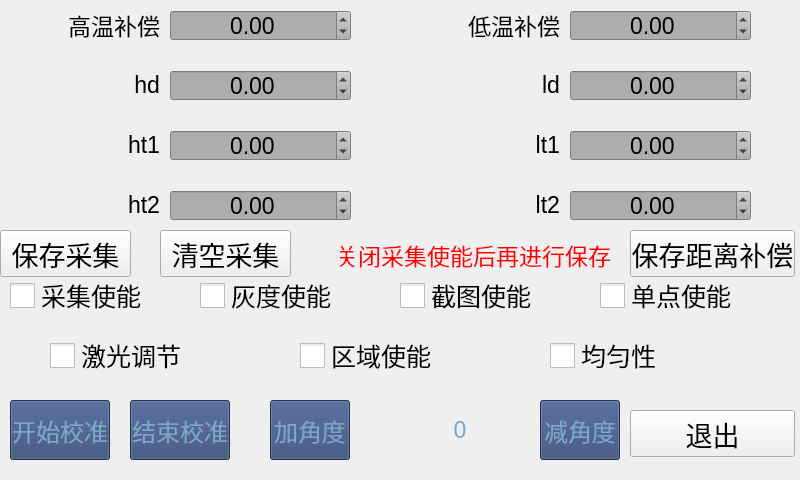
<?xml version="1.0" encoding="UTF-8"?>
<ui version="4.0">
 <class>HpHideMenu</class>
 <widget class="QWidget" name="HpHideMenu">
  <property name="geometry">
   <rect>
    <x>0</x>
    <y>0</y>
    <width>800</width>
    <height>480</height>
   </rect>
  </property>
  <property name="font">
   <font>
    <pointsize>15</pointsize>
   </font>
  </property>
  <property name="windowTitle">
   <string>Form</string>
  </property>
  <widget class="QCheckBox" name="checkBox_cap">
   <property name="geometry">
    <rect>
     <x>10</x>
     <y>270</y>
     <width>185</width>
     <height>50</height>
    </rect>
   </property>
   <property name="font">
    <font>
     <family>微软雅黑</family>
     <pointsize>19</pointsize>
    </font>
   </property>
   <property name="styleSheet">
    <string notr="true">/*
image: url(:/res/res/hidemenu_enabled.png);
QCheckBox
{
    font-family:Consolas;
    height:40px;
 /*   font-size:20px; */
/*    border-radius:10px;
}
*/
QCheckBox::indicator
{
    width:25px;
    height:25px;
}

QCheckBox::indicator:unchecked
{
    image:url(:/res/res/hidemenu_unabled.png);
}
QCheckBox::indicator:checked
{
    image:url(:/res/res/hidemenu_enabled.png);
}
</string>
   </property>
   <property name="text">
    <string>采集使能</string>
   </property>
   <property name="checkable">
    <bool>true</bool>
   </property>
  </widget>
  <widget class="QCheckBox" name="checkBox_gray">
   <property name="geometry">
    <rect>
     <x>200</x>
     <y>270</y>
     <width>185</width>
     <height>50</height>
    </rect>
   </property>
   <property name="font">
    <font>
     <family>微软雅黑</family>
     <pointsize>19</pointsize>
    </font>
   </property>
   <property name="styleSheet">
    <string notr="true">/*
image: url(:/res/res/hidemenu_enabled.png);
QCheckBox
{
    font-family:Consolas;
    height:40px;
 /*   font-size:20px; */
/*    border-radius:10px;
}
*/
QCheckBox::indicator
{
    width:25px;
    height:25px;
}

QCheckBox::indicator:unchecked
{
    image:url(:/res/res/hidemenu_unabled.png);
}
QCheckBox::indicator:checked
{
    image:url(:/res/res/hidemenu_enabled.png);
}
</string>
   </property>
   <property name="text">
    <string>灰度使能</string>
   </property>
  </widget>
  <widget class="QPushButton" name="cancel">
   <property name="geometry">
    <rect>
     <x>630</x>
     <y>410</y>
     <width>165</width>
     <height>47</height>
    </rect>
   </property>
   <property name="font">
    <font>
     <pointsize>20</pointsize>
    </font>
   </property>
   <property name="text">
    <string>退出</string>
   </property>
  </widget>
  <widget class="QCheckBox" name="checkBox_printscreen">
   <property name="geometry">
    <rect>
     <x>400</x>
     <y>270</y>
     <width>185</width>
     <height>50</height>
    </rect>
   </property>
   <property name="font">
    <font>
     <family>微软雅黑</family>
     <pointsize>19</pointsize>
    </font>
   </property>
   <property name="styleSheet">
    <string notr="true">/*
image: url(:/res/res/hidemenu_enabled.png);
QCheckBox
{
    font-family:Consolas;
    height:40px;
 /*   font-size:20px; */
/*    border-radius:10px;
}
*/
QCheckBox::indicator
{
    width:25px;
    height:25px;
}

QCheckBox::indicator:unchecked
{
    image:url(:/res/res/hidemenu_unabled.png);
}
QCheckBox::indicator:checked
{
    image:url(:/res/res/hidemenu_enabled.png);
}
</string>
   </property>
   <property name="text">
    <string>截图使能</string>
   </property>
  </widget>
  <widget class="QCheckBox" name="checkBox_point">
   <property name="geometry">
    <rect>
     <x>600</x>
     <y>270</y>
     <width>185</width>
     <height>50</height>
    </rect>
   </property>
   <property name="font">
    <font>
     <family>微软雅黑</family>
     <pointsize>19</pointsize>
    </font>
   </property>
   <property name="styleSheet">
    <string notr="true">/*
image: url(:/res/res/hidemenu_enabled.png);
QCheckBox
{
    font-family:Consolas;
    height:40px;
 /*   font-size:20px; */
/*    border-radius:10px;
}
*/
QCheckBox::indicator
{
    width:25px;
    height:25px;
}

QCheckBox::indicator:unchecked
{
    image:url(:/res/res/hidemenu_unabled.png);
}
QCheckBox::indicator:checked
{
    image:url(:/res/res/hidemenu_enabled.png);
}
</string>
   </property>
   <property name="text">
    <string>单点使能</string>
   </property>
  </widget>
  <widget class="QCheckBox" name="checkBox_rect">
   <property name="geometry">
    <rect>
     <x>300</x>
     <y>330</y>
     <width>185</width>
     <height>50</height>
    </rect>
   </property>
   <property name="font">
    <font>
     <family>微软雅黑</family>
     <pointsize>19</pointsize>
    </font>
   </property>
   <property name="styleSheet">
    <string notr="true">/*
image: url(:/res/res/hidemenu_enabled.png);
QCheckBox
{
    font-family:Consolas;
    height:40px;
 /*   font-size:20px; */
/*    border-radius:10px;
}
*/
QCheckBox::indicator
{
    width:25px;
    height:25px;
}

QCheckBox::indicator:unchecked
{
    image:url(:/res/res/hidemenu_unabled.png);
}
QCheckBox::indicator:checked
{
    image:url(:/res/res/hidemenu_enabled.png);
}
</string>
   </property>
   <property name="text">
    <string>区域使能</string>
   </property>
  </widget>
  <widget class="QLabel" name="label_para_21">
   <property name="geometry">
    <rect>
     <x>10</x>
     <y>0</y>
     <width>150</width>
     <height>50</height>
    </rect>
   </property>
   <property name="font">
    <font>
     <pointsize>17</pointsize>
    </font>
   </property>
   <property name="text">
    <string>高温补偿</string>
   </property>
   <property name="alignment">
    <set>Qt::AlignRight|Qt::AlignTrailing|Qt::AlignVCenter</set>
   </property>
  </widget>
  <widget class="QLabel" name="label_para_23">
   <property name="geometry">
    <rect>
     <x>410</x>
     <y>0</y>
     <width>150</width>
     <height>50</height>
    </rect>
   </property>
   <property name="font">
    <font>
     <pointsize>17</pointsize>
    </font>
   </property>
   <property name="text">
    <string>低温补偿</string>
   </property>
   <property name="alignment">
    <set>Qt::AlignRight|Qt::AlignTrailing|Qt::AlignVCenter</set>
   </property>
  </widget>
  <widget class="QDoubleSpinBox" name="doubleSpinBox_21">
   <property name="geometry">
    <rect>
     <x>170</x>
     <y>10</y>
     <width>181</width>
     <height>31</height>
    </rect>
   </property>
   <property name="font">
    <font>
     <pointsize>17</pointsize>
    </font>
   </property>
   <property name="styleSheet">
    <string notr="true">
QDoubleSpinBox
{
		background-color: rgb(173, 173, 173);
}

QDoubleSpinBox::up-button {
	subcontrol-origin:border;
    subcontrol-position:right;
    image: url(:/res/res/right_arrow_n.png);
    width: 28;
    height: 28;       

}
QDoubleSpinBox::down-button {
subcontrol-origin:border;
    subcontrol-position:left;
    border-image: url(:/res/res/left_arrow_n.png);
    width: 28;
    height: 28;
}
/*按钮按下样式*/
QDoubleSpinBox::up-button:pressed{
	subcontrol-origin:border;
    subcontrol-position:right;
    image: url(:/res/res/right_arrow_s.png);
    width: 28;
    height: 28;       
}
  
QDoubleSpinBox::down-button:pressed{
    subcontrol-position:left;
    image: url(:/res/res/left_arrow_s.png);
    width: 28;
    height: 28;
}

QDoubleSpinBox::down-arrow:disabled,QSpinBox::down-arrow:off 
{ 
   border-image: url(:/res/res/left_arrow_d.png);
    width: 28;
    height: 28;
}

QDoubleSpinBox::up-arrow:disabled,QSpinBox::up-arrow:off 
{ 
   border-image: url(:/res/res/right_arrow_d.png);
    width: 28;
    height: 28;
}
</string>
   </property>
   <property name="alignment">
    <set>Qt::AlignCenter</set>
   </property>
   <property name="minimum">
    <double>-10000.000000000000000</double>
   </property>
   <property name="maximum">
    <double>10000.000000000000000</double>
   </property>
   <property name="singleStep">
    <double>0.100000000000000</double>
   </property>
  </widget>
  <widget class="QDoubleSpinBox" name="doubleSpinBox_23">
   <property name="geometry">
    <rect>
     <x>570</x>
     <y>10</y>
     <width>181</width>
     <height>31</height>
    </rect>
   </property>
   <property name="font">
    <font>
     <pointsize>17</pointsize>
    </font>
   </property>
   <property name="styleSheet">
    <string notr="true">
QDoubleSpinBox
{
		background-color: rgb(173, 173, 173);
}

QDoubleSpinBox::up-button {
	subcontrol-origin:border;
    subcontrol-position:right;
    image: url(:/res/res/right_arrow_n.png);
    width: 28;
    height: 28;       

}
QDoubleSpinBox::down-button {
subcontrol-origin:border;
    subcontrol-position:left;
    border-image: url(:/res/res/left_arrow_n.png);
    width: 28;
    height: 28;
}
/*按钮按下样式*/
QDoubleSpinBox::up-button:pressed{
	subcontrol-origin:border;
    subcontrol-position:right;
    image: url(:/res/res/right_arrow_s.png);
    width: 28;
    height: 28;       
}
  
QDoubleSpinBox::down-button:pressed{
    subcontrol-position:left;
    image: url(:/res/res/left_arrow_s.png);
    width: 28;
    height: 28;
}

QDoubleSpinBox::down-arrow:disabled,QSpinBox::down-arrow:off 
{ 
   border-image: url(:/res/res/left_arrow_d.png);
    width: 28;
    height: 28;
}

QDoubleSpinBox::up-arrow:disabled,QSpinBox::up-arrow:off 
{ 
   border-image: url(:/res/res/right_arrow_d.png);
    width: 28;
    height: 28;
}
</string>
   </property>
   <property name="alignment">
    <set>Qt::AlignCenter</set>
   </property>
   <property name="minimum">
    <double>-10000.000000000000000</double>
   </property>
   <property name="maximum">
    <double>10000.000000000000000</double>
   </property>
   <property name="singleStep">
    <double>0.100000000000000</double>
   </property>
  </widget>
  <widget class="QCheckBox" name="checkBox_homogeneity">
   <property name="geometry">
    <rect>
     <x>550</x>
     <y>330</y>
     <width>141</width>
     <height>51</height>
    </rect>
   </property>
   <property name="font">
    <font>
     <family>微软雅黑</family>
     <pointsize>19</pointsize>
    </font>
   </property>
   <property name="styleSheet">
    <string notr="true">/*
image: url(:/res/res/hidemenu_enabled.png);
QCheckBox
{
    font-family:Consolas;
    height:40px;
 /*   font-size:20px; */
/*    border-radius:10px;
}
*/
QCheckBox::indicator
{
    width:25px;
    height:25px;
}

QCheckBox::indicator:unchecked
{
    image:url(:/res/res/hidemenu_unabled.png);
}
QCheckBox::indicator:checked
{
    image:url(:/res/res/hidemenu_enabled.png);
}
</string>
   </property>
   <property name="text">
    <string>均匀性</string>
   </property>
  </widget>
  <widget class="QCheckBox" name="checkBox_laser">
   <property name="geometry">
    <rect>
     <x>50</x>
     <y>330</y>
     <width>185</width>
     <height>50</height>
    </rect>
   </property>
   <property name="font">
    <font>
     <family>微软雅黑</family>
     <pointsize>19</pointsize>
    </font>
   </property>
   <property name="styleSheet">
    <string notr="true">/*
image: url(:/res/res/hidemenu_enabled.png);
QCheckBox
{
    font-family:Consolas;
    height:40px;
 /*   font-size:20px; */
/*    border-radius:10px;
}
*/
QCheckBox::indicator
{
    width:25px;
    height:25px;
}

QCheckBox::indicator:unchecked
{
    image:url(:/res/res/hidemenu_unabled.png);
}
QCheckBox::indicator:checked
{
    image:url(:/res/res/hidemenu_enabled.png);
}
</string>
   </property>
   <property name="text">
    <string>激光调节</string>
   </property>
   <property name="checkable">
    <bool>true</bool>
   </property>
  </widget>
  <widget class="QToolButton" name="toolButton">
   <property name="geometry">
    <rect>
     <x>10</x>
     <y>400</y>
     <width>100</width>
     <height>60</height>
    </rect>
   </property>
   <property name="font">
    <font>
     <pointsize>18</pointsize>
    </font>
   </property>
   <property name="styleSheet">
    <string notr="true">QToolButton {
border-image:url(:/res/res/mode_button_n.png);
	background-color: rgb(49, 69, 116);
color:#7CA6C9;
}  

QToolButton:checked{
border-image:url(:/res/res/mode_button_s.png);
}</string>
   </property>
   <property name="text">
    <string>开始校准</string>
   </property>
  </widget>
  <widget class="QToolButton" name="toolButton_2">
   <property name="geometry">
    <rect>
     <x>130</x>
     <y>400</y>
     <width>100</width>
     <height>60</height>
    </rect>
   </property>
   <property name="font">
    <font>
     <pointsize>18</pointsize>
    </font>
   </property>
   <property name="styleSheet">
    <string notr="true">QToolButton {
border-image:url(:/res/res/mode_button_n.png);
	background-color: rgb(49, 69, 116);
color:#7CA6C9;
}  

QToolButton:checked{
border-image:url(:/res/res/mode_button_s.png);
}</string>
   </property>
   <property name="text">
    <string>结束校准</string>
   </property>
  </widget>
  <widget class="QLabel" name="label_para_22">
   <property name="geometry">
    <rect>
     <x>420</x>
     <y>400</y>
     <width>80</width>
     <height>60</height>
    </rect>
   </property>
   <property name="font">
    <font>
     <pointsize>17</pointsize>
    </font>
   </property>
   <property name="styleSheet">
    <string notr="true">color:#7CA6C9;

</string>
   </property>
   <property name="text">
    <string>0</string>
   </property>
   <property name="alignment">
    <set>Qt::AlignCenter</set>
   </property>
  </widget>
  <widget class="QToolButton" name="toolButton_3">
   <property name="geometry">
    <rect>
     <x>270</x>
     <y>400</y>
     <width>80</width>
     <height>60</height>
    </rect>
   </property>
   <property name="font">
    <font>
     <pointsize>18</pointsize>
    </font>
   </property>
   <property name="styleSheet">
    <string notr="true">QToolButton {
border-image:url(:/res/res/mode_button_n.png);
	background-color: rgb(49, 69, 116);
color:#7CA6C9;
}  

QToolButton:checked{
border-image:url(:/res/res/mode_button_s.png);
}</string>
   </property>
   <property name="text">
    <string>加角度</string>
   </property>
  </widget>
  <widget class="QToolButton" name="toolButton_4">
   <property name="geometry">
    <rect>
     <x>540</x>
     <y>400</y>
     <width>80</width>
     <height>60</height>
    </rect>
   </property>
   <property name="font">
    <font>
     <pointsize>18</pointsize>
    </font>
   </property>
   <property name="styleSheet">
    <string notr="true">QToolButton {
border-image:url(:/res/res/mode_button_n.png);
	background-color: rgb(49, 69, 116);
color:#7CA6C9;
}  

QToolButton:checked{
border-image:url(:/res/res/mode_button_s.png);
}</string>
   </property>
   <property name="text">
    <string>减角度</string>
   </property>
  </widget>
  <widget class="QDoubleSpinBox" name="doubleSpinBox_hd">
   <property name="geometry">
    <rect>
     <x>170</x>
     <y>70</y>
     <width>181</width>
     <height>31</height>
    </rect>
   </property>
   <property name="font">
    <font>
     <pointsize>17</pointsize>
    </font>
   </property>
   <property name="styleSheet">
    <string notr="true">
QDoubleSpinBox
{
		background-color: rgb(173, 173, 173);
}

QDoubleSpinBox::up-button {
	subcontrol-origin:border;
    subcontrol-position:right;
    image: url(:/res/res/right_arrow_n.png);
    width: 28;
    height: 28;       

}
QDoubleSpinBox::down-button {
subcontrol-origin:border;
    subcontrol-position:left;
    border-image: url(:/res/res/left_arrow_n.png);
    width: 28;
    height: 28;
}
/*按钮按下样式*/
QDoubleSpinBox::up-button:pressed{
	subcontrol-origin:border;
    subcontrol-position:right;
    image: url(:/res/res/right_arrow_s.png);
    width: 28;
    height: 28;       
}
  
QDoubleSpinBox::down-button:pressed{
    subcontrol-position:left;
    image: url(:/res/res/left_arrow_s.png);
    width: 28;
    height: 28;
}

QDoubleSpinBox::down-arrow:disabled,QSpinBox::down-arrow:off 
{ 
   border-image: url(:/res/res/left_arrow_d.png);
    width: 28;
    height: 28;
}

QDoubleSpinBox::up-arrow:disabled,QSpinBox::up-arrow:off 
{ 
   border-image: url(:/res/res/right_arrow_d.png);
    width: 28;
    height: 28;
}
</string>
   </property>
   <property name="alignment">
    <set>Qt::AlignCenter</set>
   </property>
   <property name="minimum">
    <double>-10000.000000000000000</double>
   </property>
   <property name="maximum">
    <double>10000.000000000000000</double>
   </property>
   <property name="singleStep">
    <double>0.100000000000000</double>
   </property>
  </widget>
  <widget class="QDoubleSpinBox" name="doubleSpinBox_ld">
   <property name="geometry">
    <rect>
     <x>570</x>
     <y>70</y>
     <width>181</width>
     <height>31</height>
    </rect>
   </property>
   <property name="font">
    <font>
     <pointsize>17</pointsize>
    </font>
   </property>
   <property name="styleSheet">
    <string notr="true">
QDoubleSpinBox
{
		background-color: rgb(173, 173, 173);
}

QDoubleSpinBox::up-button {
	subcontrol-origin:border;
    subcontrol-position:right;
    image: url(:/res/res/right_arrow_n.png);
    width: 28;
    height: 28;       

}
QDoubleSpinBox::down-button {
subcontrol-origin:border;
    subcontrol-position:left;
    border-image: url(:/res/res/left_arrow_n.png);
    width: 28;
    height: 28;
}
/*按钮按下样式*/
QDoubleSpinBox::up-button:pressed{
	subcontrol-origin:border;
    subcontrol-position:right;
    image: url(:/res/res/right_arrow_s.png);
    width: 28;
    height: 28;       
}
  
QDoubleSpinBox::down-button:pressed{
    subcontrol-position:left;
    image: url(:/res/res/left_arrow_s.png);
    width: 28;
    height: 28;
}

QDoubleSpinBox::down-arrow:disabled,QSpinBox::down-arrow:off 
{ 
   border-image: url(:/res/res/left_arrow_d.png);
    width: 28;
    height: 28;
}

QDoubleSpinBox::up-arrow:disabled,QSpinBox::up-arrow:off 
{ 
   border-image: url(:/res/res/right_arrow_d.png);
    width: 28;
    height: 28;
}
</string>
   </property>
   <property name="alignment">
    <set>Qt::AlignCenter</set>
   </property>
   <property name="minimum">
    <double>-10000.000000000000000</double>
   </property>
   <property name="maximum">
    <double>10000.000000000000000</double>
   </property>
   <property name="singleStep">
    <double>0.100000000000000</double>
   </property>
  </widget>
  <widget class="QLabel" name="label_para_24">
   <property name="geometry">
    <rect>
     <x>410</x>
     <y>60</y>
     <width>150</width>
     <height>50</height>
    </rect>
   </property>
   <property name="font">
    <font>
     <pointsize>17</pointsize>
    </font>
   </property>
   <property name="text">
    <string>ld</string>
   </property>
   <property name="alignment">
    <set>Qt::AlignRight|Qt::AlignTrailing|Qt::AlignVCenter</set>
   </property>
  </widget>
  <widget class="QLabel" name="label_para_25">
   <property name="geometry">
    <rect>
     <x>10</x>
     <y>60</y>
     <width>150</width>
     <height>50</height>
    </rect>
   </property>
   <property name="font">
    <font>
     <pointsize>17</pointsize>
    </font>
   </property>
   <property name="text">
    <string>hd</string>
   </property>
   <property name="alignment">
    <set>Qt::AlignRight|Qt::AlignTrailing|Qt::AlignVCenter</set>
   </property>
  </widget>
  <widget class="QDoubleSpinBox" name="doubleSpinBox_ht1">
   <property name="geometry">
    <rect>
     <x>170</x>
     <y>130</y>
     <width>181</width>
     <height>31</height>
    </rect>
   </property>
   <property name="font">
    <font>
     <pointsize>17</pointsize>
    </font>
   </property>
   <property name="styleSheet">
    <string notr="true">
QDoubleSpinBox
{
		background-color: rgb(173, 173, 173);
}

QDoubleSpinBox::up-button {
	subcontrol-origin:border;
    subcontrol-position:right;
    image: url(:/res/res/right_arrow_n.png);
    width: 28;
    height: 28;       

}
QDoubleSpinBox::down-button {
subcontrol-origin:border;
    subcontrol-position:left;
    border-image: url(:/res/res/left_arrow_n.png);
    width: 28;
    height: 28;
}
/*按钮按下样式*/
QDoubleSpinBox::up-button:pressed{
	subcontrol-origin:border;
    subcontrol-position:right;
    image: url(:/res/res/right_arrow_s.png);
    width: 28;
    height: 28;       
}
  
QDoubleSpinBox::down-button:pressed{
    subcontrol-position:left;
    image: url(:/res/res/left_arrow_s.png);
    width: 28;
    height: 28;
}

QDoubleSpinBox::down-arrow:disabled,QSpinBox::down-arrow:off 
{ 
   border-image: url(:/res/res/left_arrow_d.png);
    width: 28;
    height: 28;
}

QDoubleSpinBox::up-arrow:disabled,QSpinBox::up-arrow:off 
{ 
   border-image: url(:/res/res/right_arrow_d.png);
    width: 28;
    height: 28;
}
</string>
   </property>
   <property name="alignment">
    <set>Qt::AlignCenter</set>
   </property>
   <property name="minimum">
    <double>-10000.000000000000000</double>
   </property>
   <property name="maximum">
    <double>10000.000000000000000</double>
   </property>
   <property name="singleStep">
    <double>0.100000000000000</double>
   </property>
  </widget>
  <widget class="QDoubleSpinBox" name="doubleSpinBox_lt1">
   <property name="geometry">
    <rect>
     <x>570</x>
     <y>130</y>
     <width>181</width>
     <height>31</height>
    </rect>
   </property>
   <property name="font">
    <font>
     <pointsize>17</pointsize>
    </font>
   </property>
   <property name="styleSheet">
    <string notr="true">
QDoubleSpinBox
{
		background-color: rgb(173, 173, 173);
}

QDoubleSpinBox::up-button {
	subcontrol-origin:border;
    subcontrol-position:right;
    image: url(:/res/res/right_arrow_n.png);
    width: 28;
    height: 28;       

}
QDoubleSpinBox::down-button {
subcontrol-origin:border;
    subcontrol-position:left;
    border-image: url(:/res/res/left_arrow_n.png);
    width: 28;
    height: 28;
}
/*按钮按下样式*/
QDoubleSpinBox::up-button:pressed{
	subcontrol-origin:border;
    subcontrol-position:right;
    image: url(:/res/res/right_arrow_s.png);
    width: 28;
    height: 28;       
}
  
QDoubleSpinBox::down-button:pressed{
    subcontrol-position:left;
    image: url(:/res/res/left_arrow_s.png);
    width: 28;
    height: 28;
}

QDoubleSpinBox::down-arrow:disabled,QSpinBox::down-arrow:off 
{ 
   border-image: url(:/res/res/left_arrow_d.png);
    width: 28;
    height: 28;
}

QDoubleSpinBox::up-arrow:disabled,QSpinBox::up-arrow:off 
{ 
   border-image: url(:/res/res/right_arrow_d.png);
    width: 28;
    height: 28;
}
</string>
   </property>
   <property name="alignment">
    <set>Qt::AlignCenter</set>
   </property>
   <property name="minimum">
    <double>-10000.000000000000000</double>
   </property>
   <property name="maximum">
    <double>10000.000000000000000</double>
   </property>
   <property name="singleStep">
    <double>0.100000000000000</double>
   </property>
  </widget>
  <widget class="QLabel" name="label_para_26">
   <property name="geometry">
    <rect>
     <x>410</x>
     <y>120</y>
     <width>150</width>
     <height>50</height>
    </rect>
   </property>
   <property name="font">
    <font>
     <pointsize>17</pointsize>
    </font>
   </property>
   <property name="text">
    <string>lt1</string>
   </property>
   <property name="alignment">
    <set>Qt::AlignRight|Qt::AlignTrailing|Qt::AlignVCenter</set>
   </property>
  </widget>
  <widget class="QLabel" name="label_para_27">
   <property name="geometry">
    <rect>
     <x>10</x>
     <y>120</y>
     <width>150</width>
     <height>50</height>
    </rect>
   </property>
   <property name="font">
    <font>
     <pointsize>17</pointsize>
    </font>
   </property>
   <property name="text">
    <string>ht1</string>
   </property>
   <property name="alignment">
    <set>Qt::AlignRight|Qt::AlignTrailing|Qt::AlignVCenter</set>
   </property>
  </widget>
  <widget class="QDoubleSpinBox" name="doubleSpinBox_ht2">
   <property name="geometry">
    <rect>
     <x>170</x>
     <y>190</y>
     <width>181</width>
     <height>31</height>
    </rect>
   </property>
   <property name="font">
    <font>
     <pointsize>17</pointsize>
    </font>
   </property>
   <property name="styleSheet">
    <string notr="true">
QDoubleSpinBox
{
		background-color: rgb(173, 173, 173);
}

QDoubleSpinBox::up-button {
	subcontrol-origin:border;
    subcontrol-position:right;
    image: url(:/res/res/right_arrow_n.png);
    width: 28;
    height: 28;       

}
QDoubleSpinBox::down-button {
subcontrol-origin:border;
    subcontrol-position:left;
    border-image: url(:/res/res/left_arrow_n.png);
    width: 28;
    height: 28;
}
/*按钮按下样式*/
QDoubleSpinBox::up-button:pressed{
	subcontrol-origin:border;
    subcontrol-position:right;
    image: url(:/res/res/right_arrow_s.png);
    width: 28;
    height: 28;       
}
  
QDoubleSpinBox::down-button:pressed{
    subcontrol-position:left;
    image: url(:/res/res/left_arrow_s.png);
    width: 28;
    height: 28;
}

QDoubleSpinBox::down-arrow:disabled,QSpinBox::down-arrow:off 
{ 
   border-image: url(:/res/res/left_arrow_d.png);
    width: 28;
    height: 28;
}

QDoubleSpinBox::up-arrow:disabled,QSpinBox::up-arrow:off 
{ 
   border-image: url(:/res/res/right_arrow_d.png);
    width: 28;
    height: 28;
}
</string>
   </property>
   <property name="alignment">
    <set>Qt::AlignCenter</set>
   </property>
   <property name="minimum">
    <double>-10000.000000000000000</double>
   </property>
   <property name="maximum">
    <double>10000.000000000000000</double>
   </property>
   <property name="singleStep">
    <double>0.100000000000000</double>
   </property>
  </widget>
  <widget class="QDoubleSpinBox" name="doubleSpinBox_lt2">
   <property name="geometry">
    <rect>
     <x>570</x>
     <y>190</y>
     <width>181</width>
     <height>31</height>
    </rect>
   </property>
   <property name="font">
    <font>
     <pointsize>17</pointsize>
    </font>
   </property>
   <property name="styleSheet">
    <string notr="true">
QDoubleSpinBox
{
		background-color: rgb(173, 173, 173);
}

QDoubleSpinBox::up-button {
	subcontrol-origin:border;
    subcontrol-position:right;
    image: url(:/res/res/right_arrow_n.png);
    width: 28;
    height: 28;       

}
QDoubleSpinBox::down-button {
subcontrol-origin:border;
    subcontrol-position:left;
    border-image: url(:/res/res/left_arrow_n.png);
    width: 28;
    height: 28;
}
/*按钮按下样式*/
QDoubleSpinBox::up-button:pressed{
	subcontrol-origin:border;
    subcontrol-position:right;
    image: url(:/res/res/right_arrow_s.png);
    width: 28;
    height: 28;       
}
  
QDoubleSpinBox::down-button:pressed{
    subcontrol-position:left;
    image: url(:/res/res/left_arrow_s.png);
    width: 28;
    height: 28;
}

QDoubleSpinBox::down-arrow:disabled,QSpinBox::down-arrow:off 
{ 
   border-image: url(:/res/res/left_arrow_d.png);
    width: 28;
    height: 28;
}

QDoubleSpinBox::up-arrow:disabled,QSpinBox::up-arrow:off 
{ 
   border-image: url(:/res/res/right_arrow_d.png);
    width: 28;
    height: 28;
}
</string>
   </property>
   <property name="alignment">
    <set>Qt::AlignCenter</set>
   </property>
   <property name="minimum">
    <double>-10000.000000000000000</double>
   </property>
   <property name="maximum">
    <double>10000.000000000000000</double>
   </property>
   <property name="singleStep">
    <double>0.100000000000000</double>
   </property>
  </widget>
  <widget class="QLabel" name="label_para_28">
   <property name="geometry">
    <rect>
     <x>410</x>
     <y>180</y>
     <width>150</width>
     <height>50</height>
    </rect>
   </property>
   <property name="font">
    <font>
     <pointsize>17</pointsize>
    </font>
   </property>
   <property name="text">
    <string>lt2</string>
   </property>
   <property name="alignment">
    <set>Qt::AlignRight|Qt::AlignTrailing|Qt::AlignVCenter</set>
   </property>
  </widget>
  <widget class="QLabel" name="label_para_29">
   <property name="geometry">
    <rect>
     <x>10</x>
     <y>180</y>
     <width>150</width>
     <height>50</height>
    </rect>
   </property>
   <property name="font">
    <font>
     <pointsize>17</pointsize>
    </font>
   </property>
   <property name="text">
    <string>ht2</string>
   </property>
   <property name="alignment">
    <set>Qt::AlignRight|Qt::AlignTrailing|Qt::AlignVCenter</set>
   </property>
  </widget>
  <widget class="QPushButton" name="cancel_2">
   <property name="geometry">
    <rect>
     <x>630</x>
     <y>230</y>
     <width>165</width>
     <height>47</height>
    </rect>
   </property>
   <property name="font">
    <font>
     <pointsize>20</pointsize>
    </font>
   </property>
   <property name="text">
    <string>保存距离补偿</string>
   </property>
  </widget>
  <widget class="QPushButton" name="save_sys_2">
   <property name="geometry">
    <rect>
     <x>0</x>
     <y>230</y>
     <width>131</width>
     <height>47</height>
    </rect>
   </property>
   <property name="font">
    <font>
     <pointsize>20</pointsize>
    </font>
   </property>
   <property name="text">
    <string>保存采集</string>
   </property>
  </widget>
  <widget class="QLabel" name="label_para_30">
   <property name="geometry">
    <rect>
     <x>340</x>
     <y>230</y>
     <width>271</width>
     <height>50</height>
    </rect>
   </property>
   <property name="font">
    <font>
     <pointsize>17</pointsize>
    </font>
   </property>
   <property name="styleSheet">
    <string notr="true">color: rgb(255, 0, 0);</string>
   </property>
   <property name="text">
    <string>关闭采集使能后再进行保存</string>
   </property>
   <property name="alignment">
    <set>Qt::AlignRight|Qt::AlignTrailing|Qt::AlignVCenter</set>
   </property>
  </widget>
  <widget class="QPushButton" name="save_sys_3">
   <property name="geometry">
    <rect>
     <x>160</x>
     <y>230</y>
     <width>131</width>
     <height>47</height>
    </rect>
   </property>
   <property name="font">
    <font>
     <pointsize>20</pointsize>
    </font>
   </property>
   <property name="text">
    <string>清空采集</string>
   </property>
  </widget>
 </widget>
 <resources/>
 <connections>
  <connection>
   <sender>cancel</sender>
   <signal>released()</signal>
   <receiver>HpHideMenu</receiver>
   <slot>close()</slot>
   <hints>
    <hint type="sourcelabel">
     <x>399</x>
     <y>243</y>
    </hint>
    <hint type="destinationlabel">
     <x>239</x>
     <y>135</y>
    </hint>
   </hints>
  </connection>
 </connections>
</ui>
